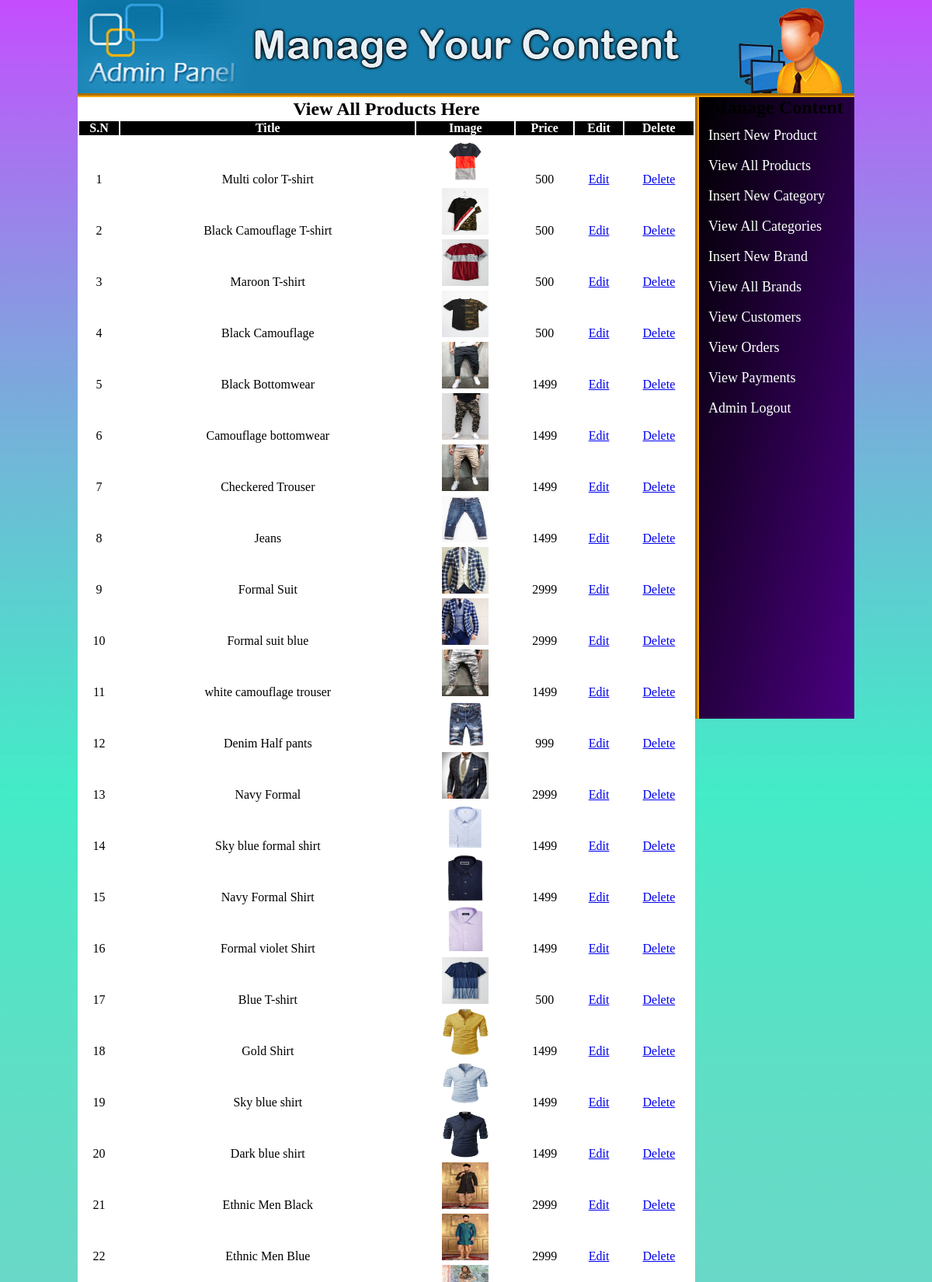
The app's page /adminarea/index.php?view_products (signed in, upper part) with its own data.
### tables this page shows
CREATE TABLE `products` (
  `product_id` int(100) NOT NULL,
  `product_cat` int(100) NOT NULL,
  `product_brand` int(100) NOT NULL,
  `product_title` varchar(255) NOT NULL,
  `product_price` int(100) NOT NULL,
  `product_desc` text NOT NULL,
  `product_image` text NOT NULL,
  `product_keywords` text NOT NULL
);

### adminarea/view_products.php (the view)
<table width="795" align="center" bgcolor="white">
    <tr align="center">
        <td colspan="6"><h2>View All Products Here</h2></td>
    </tr>
    <tr align="center" style="color:white" bgcolor="black">
        <th>S.N</th>
        <th>Title</th>
        <th>Image</th>
        <th>Price</th>
        <th>Edit</th>
        <th>Delete</th>
    </tr>
    <?php
    include("db.php");
    $get_pro = "select * from products";
    $run_pro = mysqli_query($con, $get_pro);
    $i = 0;
    while($row_pro=mysqli_fetch_array($run_pro)){
        $pro_id = $row_pro['product_id'];
        $pro_title = $row_pro['product_title'];
        $pro_image = $row_pro['product_image'];
        $pro_price = $row_pro['product_price'];
        $i++;
    ?>
    <tr align = "center">
        <td><?php echo $i; ?></td>
        <td><?php echo $pro_title; ?></td>
        <td><img src="product_images/<?php echo $pro_image;?>" width="60" height="60"/></td>
        <td><?php echo $pro_price; ?></td>
        <td><a href="index.php?edit_pro=<?php echo $pro_id; ?>">Edit</a></td>
        <td><a href="delete_pro.php?delete_pro=<?php echo $pro_id;?>">Delete</a></td>
    </tr>
    <?php } ?>
</table>

### adminarea/styles/style.css (style rules this page uses)
html, body, div, span, applet, object, iframe, h1, h2, h3, h4, h5, h6, p, blockquote, pre, a, abbr, acronym, address, big, cite, code, del, dfn, em, img, ins, kbd, q, s, samp, small, strike, strong, sub, sup, tt, var, b, u, i, center, dl, dt, dd, ol, ul, li, fieldset, form, label, legend, table, caption, tbody, tfoot, thead, tr, th, td, article, aside, canvas, details, embed, figure, figcaption, footer, header, hgroup, menu, nav, output, ruby, section, summary, time, mark, audio, video { margin: 0; padding: 0; border: 0; vertical-align: baseline; }
body { background: linear-gradient(to bottom, #B721FF, #2AF598, #fec051, #FEE140, #FA709A ); background-size: 100%; background-repeat: round; }
body:before { content:''; position: fixed; top: 0; bottom: 0; width: 100%; z-index: -1; background: linear-gradient(to bottom, rgba(255,255,255,0.2), #21D4FD 75%); }

### records on screen
products: product_title "Multi color T-shirt", product_image (picture), product_price "500"
products: product_title "Black Camouflage T-shirt", product_image (picture), product_price "500"
products: product_title "Maroon T-shirt", product_image (picture), product_price "500"
products: product_title "Black Camouflage", product_image (picture), product_price "500"
products: product_title "Black Bottomwear", product_image (picture), product_price "1499"
products: product_title "Camouflage bottomwear", product_image (picture), product_price "1499"
products: product_title "Checkered Trouser", product_image (picture), product_price "1499"
products: product_title "Jeans", product_image (picture), product_price "1499"
products: product_title "Formal Suit", product_image (picture), product_price "2999"
products: product_title "Formal suit blue", product_image (picture), product_price "2999"
products: product_title "white camouflage trouser", product_image (picture), product_price "1499"
products: product_title "Denim Half pants", product_image (picture), product_price "999"
products: product_title "Navy Formal", product_image (picture), product_price "2999"
products: product_title "Sky blue formal shirt", product_image (picture), product_price "1499"
products: product_title "Navy Formal Shirt", product_image (picture), product_price "1499"
products: product_title "Formal violet Shirt", product_image (picture), product_price "1499"
products: product_title "Blue T-shirt", product_image (picture), product_price "500"
products: product_title "Gold Shirt", product_image (picture), product_price "1499"
products: product_title "Sky blue shirt", product_image (picture), product_price "1499"
products: product_title "Dark blue shirt", product_image (picture), product_price "1499"
products: product_title "Ethnic Men Black", product_image (picture), product_price "2999"
products: product_title "Ethnic Men Blue", product_image (picture), product_price "2999"
products: product_image (picture)
